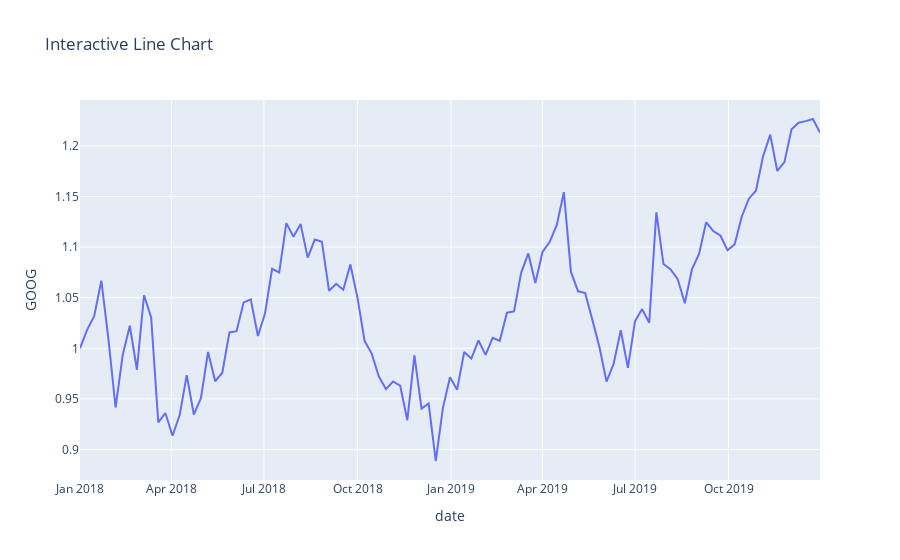

Source (notebook cell):
### Markdown cell above
<h2 style="font-size: 24px;"><span style="color:orange">Advanced Python Visualization Technique</span></h2>

### Code cell
import plotly.express as px

df = px.data.stocks()
fig = px.line(df, x='date', y='GOOG', title='Interactive Line Chart')
fig.show()
